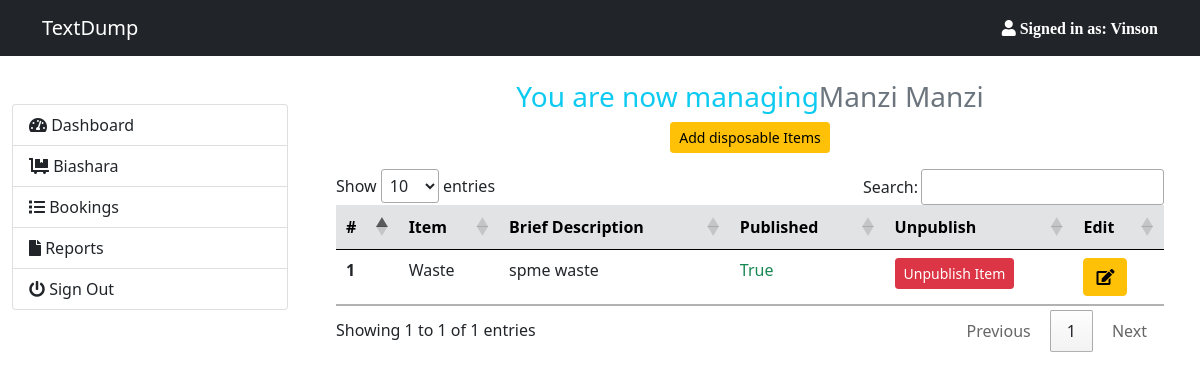
The page /biashara/1 (signed in) on the database its author committed.
### models/biashara.py (models this page shows, shortened)
class Biashara(db.Model):
    __tablename__ = "biashara"
    id = db.Column(db.Integer, primary_key=True, nullable=False)
    thumbnail = db.Column(db.String(255), nullable=True)
    name = db.Column(db.String(80), nullable=False)
    description = db.Column(db.String(255), nullable=False)
    contact_email = db.Column(db.String(255), nullable=False)
    contact_number = db.Column(db.String(255), nullable=False)
    user_id = db.Column(db.Integer, db.ForeignKey("users.id"))
    created = db.Column(db.DateTime(timezone=True), server_default=func.now())
    updated_ = db.Column(db.DateTime(timezone=True), onupdate=func.now())
    disposables = db.relationship("Disposable", backref="biashara", cascade="all, delete, delete-orphan")
    @classmethod
    def all(cls):
        return cls.query.all()
    @classmethod
    def get_biashara_by_id(cls, id:int):
        return cls.query.filter_by(id=id).first()

### models/disposable.py (models this page shows, shortened)
class Disposable(db.Model):
    id = db.Column(db.Integer, primary_key=True, nullable=False)
    title = db.Column(db.String(250), nullable=False)
    brief_description = db.Column(db.String(255), nullable=False)
    details = db.Column(db.Text, nullable=False)
    biashara_id = db.Column(db.Integer, db.ForeignKey("biashara.id"))
    user_id = db.Column(db.Integer,db.ForeignKey("users.id"))
    is_published = db.Column(db.Boolean, default=True)
    created = db.Column(db.DateTime(timezone=True), server_default=func.now())
    updated_ = db.Column(db.DateTime(timezone=True), onupdate=func.now())
    bookings = db.relationship("DisposableBooking", cascade="all, delete, delete-orphan")
    @classmethod
    def all(cls):
        return cls.query.all()
    @classmethod
    def fetch_by_biashara_id(cls, id:int):
        return cls.query.filter_by(biashara_id=id).all()

### main.py (the view, shortened to what this page needs)
@app.route("/biashara/<int:id>", methods=["GET", "POST"])
@login_required
def biashara_id(id):
    if session:
        logged_in = session['logged_in']
        first_name = session['first_name']
        user_id = session['user_id']
        biashara = Biashara.get_biashara_by_id(id)
        disposables = Disposable.fetch_by_biashara_id(id=id)
        return render_template("backend/manage_biashara.html", id=id, bizname=biashara.name, disposables=disposables, biz_id=id, logged_in=logged_in, first_name=first_name)
    else:
        flash("session expired", "danger")
        return redirect(url_for("login"))

### main.py (called while the page is built)
@app.context_processor
def utility_processor():
    def disposable_bookings(disposableId: int):
        records = DisposableBooking.fetch_by_disposable_id(id=disposableId)
        return records
    return dict(disposable_bookings=disposable_bookings)

def login_required(f):
    @wraps(f)
    def wrap(*args, **kwargs):
        if "logged_in" in session:
            return f(*args, **kwargs)
        else:
            flash("Sign in required", "danger")
            return redirect(url_for("login", next=request.url))
    return wrap

### templates/backend/manage_biashara.html (shortened to what this page needs)
{% extends 'base2.html' %}
{% block css %}
<link rel="stylesheet" href="https://cdn.datatables.net/1.10.20/css/jquery.dataTables.min.css">
<link rel="stylesheet" href="https://cdn.datatables.net/buttons/1.6.0/css/buttons.dataTables.min.css">
{% endblock css %}
{% block content %}
<h3 class="d-flex justify-content-center text-info">You are now managing <span class="text-secondary"> {{ bizname
        }}</span></h3>
<div class="container">
    <div class="row">
        <div class="col d-flex justify-content-center">
            <button type="button" class="btn btn-sm btn-warning" data-bs-toggle="modal" data-bs-target="#exampleModal">
                Add disposable Items
            </button>
        </div>
    </div>
    <div class="row mt-3">
        <div class="col">
            <table id="biz" class="table table-sm">
                <thead class="table-secondary ">
                    <tr>
                        <th scope="col">#</th>
                        <th scope="col">Item</th>
                        <th scope="col">Brief Description</th>
                        <th scope="col">Published</th>
                        <th scope="col">Unpublish</th>
                        <th scope="col">Edit</th>
                    </tr>
                </thead>
                <tbody>
                    {% for each in disposables %}
                    <tr>
                        <th scope="row">{{ each.id }}</th>
                        <td scope="row">{{ each.title }}</td>
                        <td scope="row">{{ each.brief_description }}</td>
                        {% if each.is_published %}
                        <td class="text-success" scope="row">{{ each.is_published }}</td>
                        {% else %}
                        <td class="text-danger" scope="row">{{ each.is_published }}</td>
                        {% endif %}
                        <td scope="row">
                            {% if each.is_published %}
                            <button type="button" class="btn btn-sm btn-danger" data-bs-toggle="modal"
                                data-bs-target="#unpublish{{ each.id }}">
                                Unpublish Item
                            </button>
                            {% endif %}
                        </td>
                        <td scope="row">
                            <button type="button" class="btn btn-warning" data-bs-toggle="modal"
                                data-bs-target="#editModal">
                                <i class="fas fa-edit"></i>
                            </button>
                        </td>
                    </tr>
                    {% endfor %}
                </tbody>
            </table>
        </div>
    </div>
</div>
{% endblock content %}

### rows shown on the page
Biashara: name "Manzi Manzi"
Disposable: id "1", title "Waste", brief_description "spme waste", is_published "True"

### other values the page prints
{{ first_name }} "Vinson"
